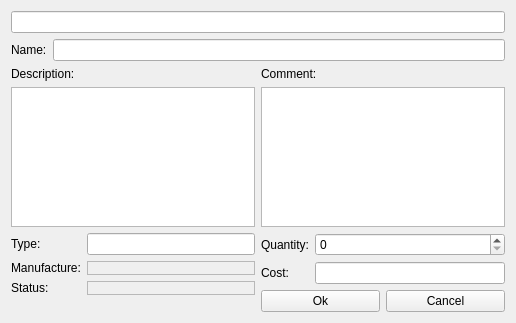
<?xml version="1.0" encoding="UTF-8"?>
<ui version="4.0">
 <class>popup_editor</class>
 <widget class="QWidget" name="popup_editor">
  <property name="geometry">
   <rect>
    <x>0</x>
    <y>0</y>
    <width>516</width>
    <height>323</height>
   </rect>
  </property>
  <property name="windowTitle">
   <string>Form</string>
  </property>
  <layout class="QVBoxLayout" name="verticalLayout_4">
   <item>
    <widget class="QLineEdit" name="uiTagDisplay">
     <property name="readOnly">
      <bool>true</bool>
     </property>
    </widget>
   </item>
   <item>
    <layout class="QFormLayout" name="formLayout_3">
     <item row="0" column="0">
      <widget class="QLabel" name="label_3">
       <property name="text">
        <string>Name:</string>
       </property>
      </widget>
     </item>
     <item row="0" column="1">
      <widget class="QLineEdit" name="uiNameEdit"/>
     </item>
    </layout>
   </item>
   <item>
    <layout class="QHBoxLayout" name="horizontalLayout_2">
     <item>
      <layout class="QVBoxLayout" name="verticalLayout">
       <item>
        <widget class="QLabel" name="label">
         <property name="text">
          <string>Description:</string>
         </property>
        </widget>
       </item>
       <item>
        <widget class="QTextEdit" name="uiDescEdit"/>
       </item>
      </layout>
     </item>
     <item>
      <layout class="QVBoxLayout" name="verticalLayout_2">
       <item>
        <widget class="QLabel" name="label_2">
         <property name="text">
          <string>Comment:</string>
         </property>
        </widget>
       </item>
       <item>
        <widget class="QPlainTextEdit" name="uiCommentEdit"/>
       </item>
      </layout>
     </item>
    </layout>
   </item>
   <item>
    <layout class="QHBoxLayout" name="horizontalLayout_3">
     <item>
      <layout class="QFormLayout" name="formLayout_2">
       <item row="0" column="0">
        <widget class="QLabel" name="label_4">
         <property name="text">
          <string>Type:</string>
         </property>
        </widget>
       </item>
       <item row="0" column="1">
        <widget class="QLineEdit" name="uiTypeDisplay">
         <property name="readOnly">
          <bool>true</bool>
         </property>
        </widget>
       </item>
       <item row="1" column="0">
        <widget class="QLabel" name="label_5">
         <property name="text">
          <string>Manufacture:</string>
         </property>
        </widget>
       </item>
       <item row="2" column="0">
        <widget class="QLabel" name="label_6">
         <property name="text">
          <string>Status:</string>
         </property>
        </widget>
       </item>
       <item row="1" column="1">
        <widget class="QFrame" name="uiManufactureFrame">
         <property name="frameShape">
          <enum>QFrame::StyledPanel</enum>
         </property>
         <property name="frameShadow">
          <enum>QFrame::Raised</enum>
         </property>
         <layout class="QVBoxLayout" name="verticalLayout_5">
          <property name="leftMargin">
           <number>0</number>
          </property>
          <property name="topMargin">
           <number>0</number>
          </property>
          <property name="rightMargin">
           <number>0</number>
          </property>
          <property name="bottomMargin">
           <number>0</number>
          </property>
         </layout>
        </widget>
       </item>
       <item row="2" column="1">
        <widget class="QFrame" name="uiStatusFrame">
         <property name="frameShape">
          <enum>QFrame::StyledPanel</enum>
         </property>
         <property name="frameShadow">
          <enum>QFrame::Raised</enum>
         </property>
         <layout class="QVBoxLayout" name="verticalLayout_6">
          <property name="leftMargin">
           <number>0</number>
          </property>
          <property name="topMargin">
           <number>0</number>
          </property>
          <property name="rightMargin">
           <number>0</number>
          </property>
          <property name="bottomMargin">
           <number>0</number>
          </property>
         </layout>
        </widget>
       </item>
      </layout>
     </item>
     <item>
      <layout class="QVBoxLayout" name="verticalLayout_3">
       <item>
        <layout class="QFormLayout" name="formLayout">
         <item row="0" column="0">
          <widget class="QLabel" name="label_7">
           <property name="text">
            <string>Quantity:</string>
           </property>
          </widget>
         </item>
         <item row="0" column="1">
          <widget class="QSpinBox" name="uiQtyEdit"/>
         </item>
         <item row="1" column="0">
          <widget class="QLabel" name="label_8">
           <property name="text">
            <string>Cost:</string>
           </property>
          </widget>
         </item>
         <item row="1" column="1">
          <widget class="QLineEdit" name="uiCostEdit"/>
         </item>
        </layout>
       </item>
       <item>
        <layout class="QHBoxLayout" name="horizontalLayout">
         <item>
          <widget class="QPushButton" name="uiBtnOk">
           <property name="text">
            <string>Ok</string>
           </property>
          </widget>
         </item>
         <item>
          <widget class="QPushButton" name="uiBtnCancel">
           <property name="text">
            <string>Cancel</string>
           </property>
          </widget>
         </item>
        </layout>
       </item>
      </layout>
     </item>
    </layout>
   </item>
  </layout>
 </widget>
 <resources/>
 <connections/>
</ui>
